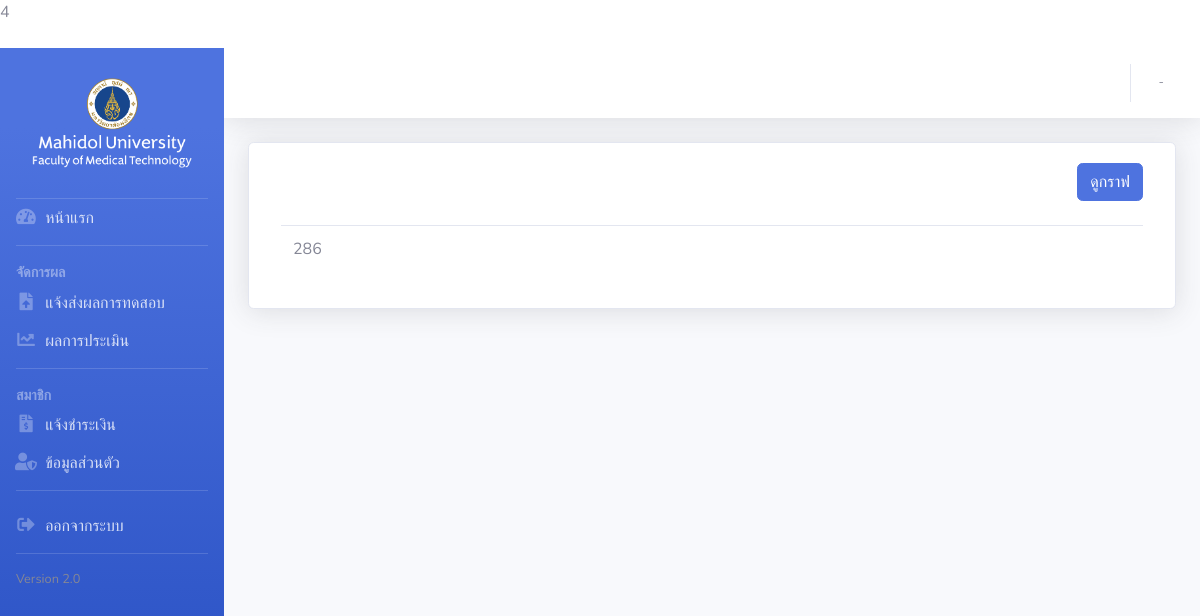
Page /report/trial/eqap/h-eqam-6002 on the earlier database version.
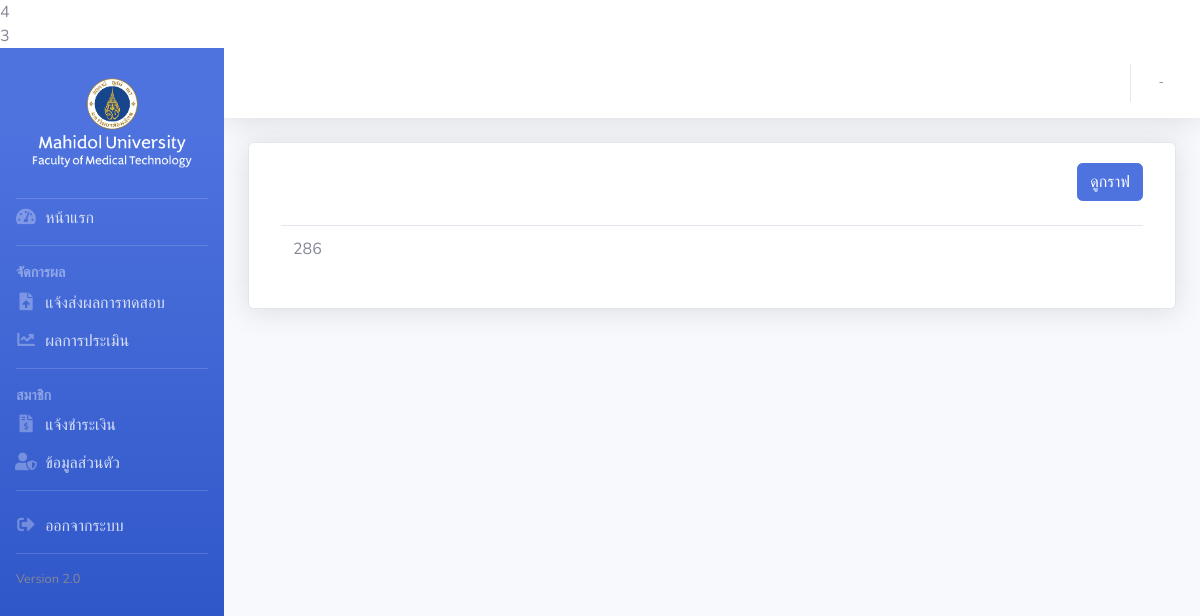
Same page on the later database version.
### tables this page shows
CREATE TABLE `mhd_program_trial` (
  `id` int(11) NOT NULL,
  `program_id` int(11) DEFAULT NULL,
  `slug` varchar(255) DEFAULT NULL,
  `name` text DEFAULT NULL,
  `dispatched` date DEFAULT NULL,
  `dispatched_count` int(11) DEFAULT 0,
  `file` text DEFAULT NULL,
  `date_send` date DEFAULT NULL,
  `row_limit` int(11) DEFAULT NULL,
  `specimen_name` text DEFAULT NULL,
  `trial_year` varchar(255) DEFAULT NULL,
  `note` varchar(255) DEFAULT NULL,
  `del` int(11) NOT NULL DEFAULT 0,
  `date_added` datetime DEFAULT NULL,
  `date_modify` datetime DEFAULT NULL
);

### application/models/Trial_model.php (called while the page is built, shortened)
<?php
class Trial_model extends CI_Model {
  public function getTrialBySlug($slug)
  {
    $this->db->where('slug', $slug);
    $this->db->where('del', 0);
    $query = $this->db->get('program_trial');
    return $query->row();
  }
}

### index.php (called while the page is built, shortened)
<?php
require_once BASEPATH.'core/CodeIgniter.php';

### application/controllers/Report.php (the view, shortened to what this page needs)
<?php
class Report extends CI_Controller
{
  public function trial($program_slug, $trial_slug)
  {
    $trial_info = $this->model_trial->getTrialBySlug($trial_slug);
    echo $trial_id = $trial_info->id;
  }
}

Differences in the rows shown:
added mhd_program_trial: id "3"
